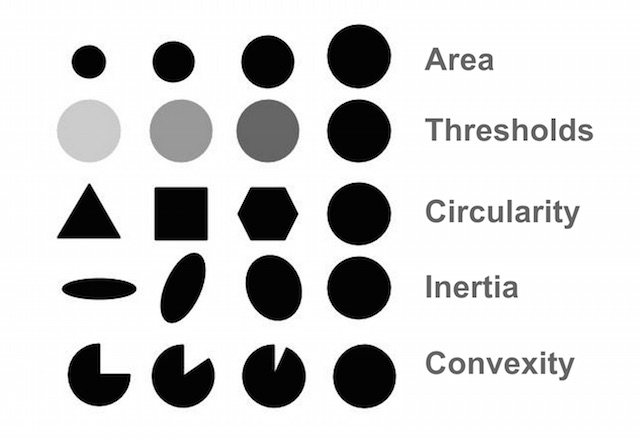
#> input picture blob2.jpg, 640 x 439 px, given in place of the camera
$ python detectmoments.py   (Python 2 division)   (older library calls are emulated)
#> lines starting #> are read from the running program, lines starting #| are printed output that depends on the picture; after the words box and inside, x2 and y2 are one past the last pixel; in counts of white or black regions, pixels touching at a corner belong together
import cv2
import numpy as np


def small(a, b, cent):
    if a[0] - cent[0] >= 0 > b[0] - cent[0]:
        return True
    if a[0] - cent[0] < 0 <= b[0] - cent[0]:
        return False
    if a[0] - cent[0] == 0 and b[0] - cent[0] == 0:
        if a[1] - cent[1] >= 0 or b[1] - cent[1] >= 0:
            return a[1] > b[1]
        return b[1] > a[1]

    det = (a[0] - cent[0]) * (b[1] - cent[1]) - (b[0] - cent[0]) * (a[1] - cent[1])
    if det < 0:
        return True
    if det > 0:
        return False

    d1 = (a[0] - cent[0]) * (a[0] - cent[0]) + (a[1] - cent[1]) * (a[1] - cent[1])
    d2 = (b[0] - cent[0]) * (b[0] - cent[0]) + (b[1] - cent[1]) * (b[1] - cent[1])
    return d1 > d2

# .........................................................................


def sort(l, c):
    for i in range(len(l)-1):
        j = i+1
        while j < len(l):
            if small(l[i][0], l[j][0], c):
                t = tuple(l[j][0])
                l[j][0] = l[i][0]
                l[i][0] = list(t)
            j += 1
    return l

cap = cv2.VideoCapture(0)
kernel = np.ones((3, 3), np.uint8)
fourcc = cv2.cv.CV_FOURCC('i','Y', 'U', 'V')
out = cv2.VideoWriter('output.mp4',fourcc, 20.0, (640,480))
f = 3.92
# w = 7
ar = 12.4/7.0

while True:
    _, img = cap.read()
#> img is the input picture: shape (439, 640, 3); min 0, max 255, mean 210.3
    im = img.copy()
    gray = img[:, :, 2]
    CX, CY = gray.shape
#> CX = 439; CY = 640
    CX /= 2
#> CX = 219
    gray = cv2.GaussianBlur(gray, (3, 3), 0)
    edged = cv2.Canny(gray, 10, 250)
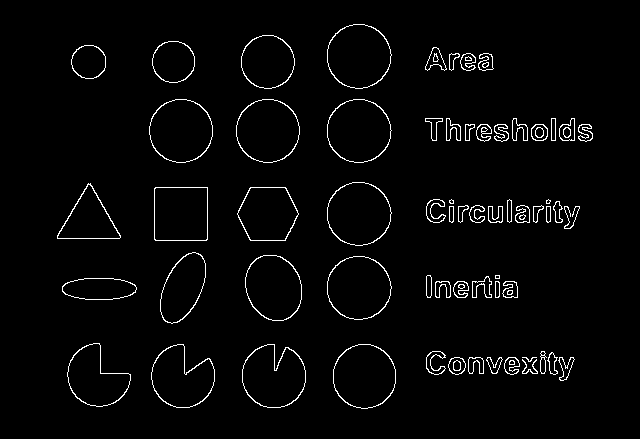
#> edged: shape (439, 640); 2.6% white in thin lines or dots, all inside (x1, y1, x2, y2) = (57, 24, 593, 409)
    kernel = cv2.getStructuringElement(cv2.MORPH_RECT, (7, 7))
    closed = cv2.morphologyEx(edged, cv2.MORPH_CLOSE, kernel)
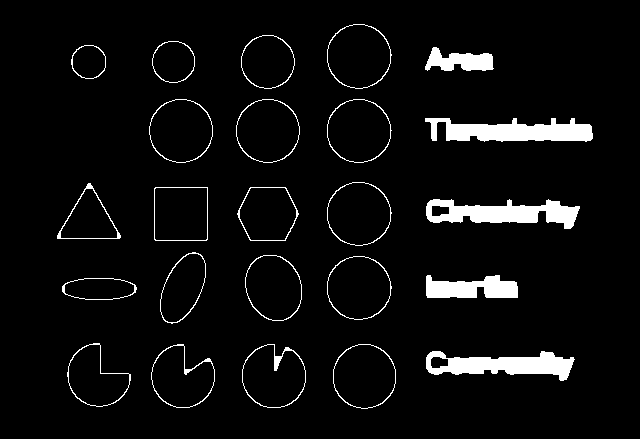
#> closed: shape (439, 640); 5.2% white; 24 white regions
    (cnts, _) = cv2.findContours(closed.copy(), cv2.RETR_EXTERNAL, cv2.CHAIN_APPROX_SIMPLE)
#> cnts = 24 contours; largest, box (x1, y1, x2, y2) and area: (327, 24, 392, 89) 3216, (327, 256, 392, 320) 3174, (327, 99, 392, 163) 3174, (327, 182, 392, 246) 3172, (333, 344, 396, 409) 3168
    if cnts:
        cnts = cv2.convexHull(cnts[0])
#> cnts = contour of 17 points, box (x1, y1, x2, y2) (426, 351, 575, 381), area 3666
    else:
        continue
    cv2.drawContours(img, [cnts], -1, (0, 0, 0))
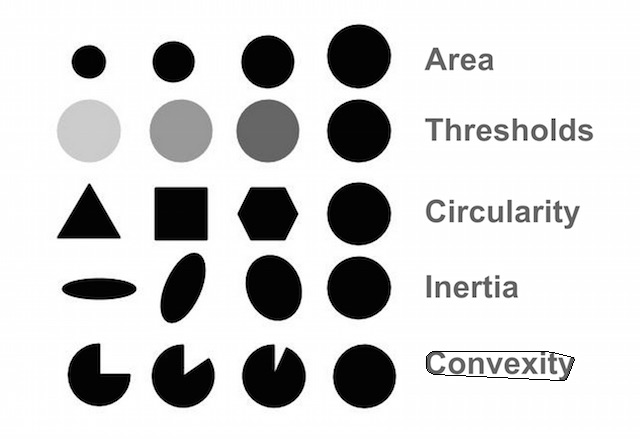
#> img: shape (439, 640, 3); 0.11% of pixels changed, all inside (x1, y1, x2, y2) = (426, 351, 575, 381)
    gray = cv2.cvtColor(img, cv2.COLOR_BGR2GRAY)
    _, thresh = cv2.threshold(gray, 5, 255, cv2.THRESH_BINARY_INV)
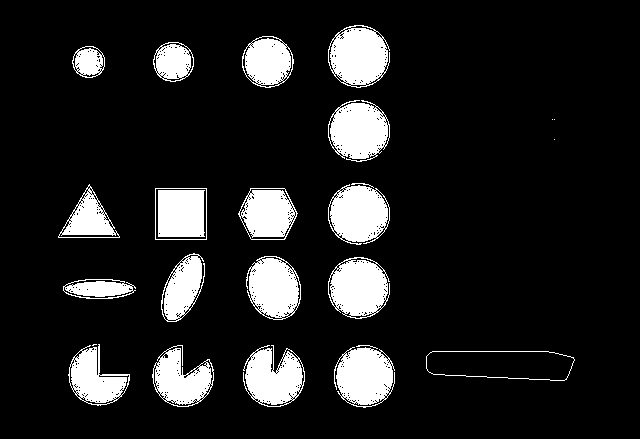
#> thresh: shape (439, 640); 12.7% white; 25 white regions (4 under 20 px), largest, box (x1, y1, x2, y2) and area: (328, 25, 390, 88) 2782, (328, 257, 390, 319) 2734, (328, 100, 390, 162) 2731
    edged = cv2.Canny(thresh, 10, 250)
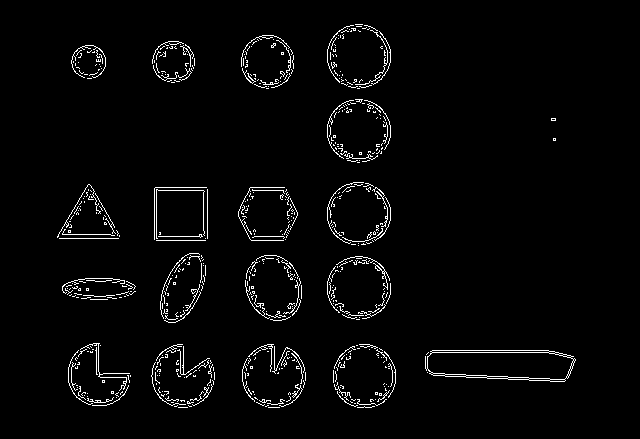
#> edged: shape (439, 640); 2.8% white in thin lines or dots, all inside (x1, y1, x2, y2) = (57, 24, 576, 408)
    closing = cv2.morphologyEx(edged, cv2.MORPH_CLOSE, kernel)
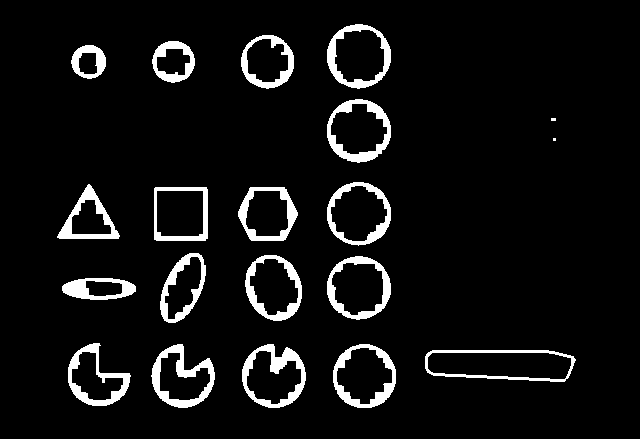
#> closing: shape (439, 640); 6.7% white; 20 white regions (2 under 20 px)
    (cnts, _) = cv2.findContours(closing.copy(), cv2.RETR_EXTERNAL, cv2.CHAIN_APPROX_SIMPLE)
#> cnts = 20 contours, 2 with area under 20; largest, box (x1, y1, x2, y2) and area: (425, 350, 576, 382) 3987, (327, 24, 391, 89) 3158, (327, 182, 391, 246) 3118, (333, 344, 396, 408) 3114, (327, 256, 391, 320) 3111
    for c in cnts:
        peri = cv2.arcLength(c, True)
        approx = cv2.approxPolyDP(c, 0.02 * peri, True)
        print len(approx)
        if len(approx) == 4:
            cv2.drawContours(im, approx, -1, (0, 255, 0), 20)
            center = ((approx[0][0][0]+approx[1][0][0]+approx[2][0][0]+approx[3][0][0])/4, (approx[0][0][1] +
                                                                                            approx[1][0][1] +
                                                                                            approx[2][0][1] +
                                                                                            approx[3][0][1])/4)
            cv2.circle(im, center, 2, (255, 0, 0), 2)
            # if np.abs(approx[1][0][0] - approx[0][0][0]) < 5 and np.abs(approx[2][0][0] - approx[3][0][0]) < 5 \
            #         and np.abs(approx[2][0][1] - approx[1][0][1]) < 5 and np.abs(approx[3][0][1] - approx[0][0][1]) < 5:
            points = sort(approx, center)
            h = ((points[0][0][1] - points[1][0][1]) + (points[3][0][1] - points[2][0][1])) / 2.0
            w = ((points[2][0][0] - points[1][0][0]) + (points[3][0][0] - points[0][0][0])) / 2.0
            W = int(h/ar)
            print h, w, W, points[0][0], points[1][0], points[2][0], points[3][0]
            if w <= W:
                theta2 = np.arccos(w/W)*180/np.pi
            else:
                theta2 = 0
            cv2.putText(im, str(theta2), (int(CX / 4), int(3 * CY / 4)), cv2.FONT_HERSHEY_SIMPLEX, 1, (0, 0, 0), 2)
#> this loop made 20 passes
#> (peri, points, h, w, W) on passes 11, 14, 15: (209.7, [[154, 239], [155, 187], [206, 187], [205, 240]], 52.5, 51, 29), (8, [[553, 140], [553, 138], [555, 138], [555, 140]], 2, 2, 1), (12, [[551, 120], [551, 118], [555, 118], [555, 120]], 2, 4, 1)
#> peri on passes 1 to 6: 342.1, 211.9, 228.7, 235, 220.4, 169.3
#| 5
#| 8
#| 10
#| 10
#| 9
#| 8
#| 8
#| 8
#> (further printed lines are left out)
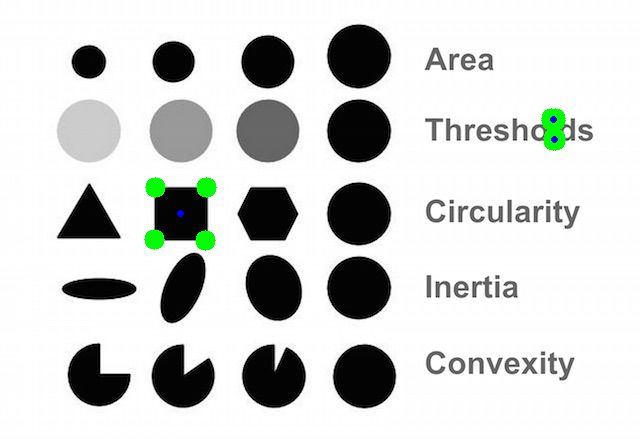
#> im: shape (439, 640, 3); 0.76% of pixels changed, all inside (x1, y1, x2, y2) = (144, 108, 566, 251)

    # #
    # # thresh = cv2.dilate(thresh, kernel, iterations=12)
    # # # cv2.imshow("kjbb", thresh)
    # # contours, _ = cv2.findContours(thresh, 1, 2)
    # # contours = cv2.convexHull(contours[0])
    # # M = cv2.moments(contours)
    # # cx = int(M['m10']/M['m00'])
    # # cy = int(M['m01']/M['m00'])
    # # cv2.drawContours(img, contours, -1, (0,0,0), 2)
    # # cv2.circle(img, (cx, cy), 2, (255, 0, 0), 2)
    # # x, y, w, h = cv2.boundingRect(contours)
    # # cv2.rectangle(img, (x, y), (x+w, y+h), (0, 0, 255), 2)
    # # theta1 = (abs(CX - cx)/100.0)*np.pi/180
    # # W = h/ar
    # # theta2 = np.arccos(w/W)
    # # print "center:", (cx, cy), h/(1.0*w)
    # # print "Theta 1:", theta1
    # # print "Theta 2:", theta2
    # # cv2.putText(img, "("+str(cx)+","+str(cy)+"), "+str(theta1)+", "+str(theta2), (int(CX/4), int(3*CY/4)), cv2.FONT_HERSHEY_SIMPLEX, 1, (0, 0, 0), 2)
    cv2.imshow("Img", im)
    cv2.imshow("Edges", closing)
    # out.write(img)
    cv2.waitKey(0)
    print "........................................."
    k = cv2.waitKey(1) & 0xFF
#> (key Esc is pressed here)
    if k == 27:
        break

cv2.destroyAllWindows()
cap.release()

$ run again, on elec3.jpg
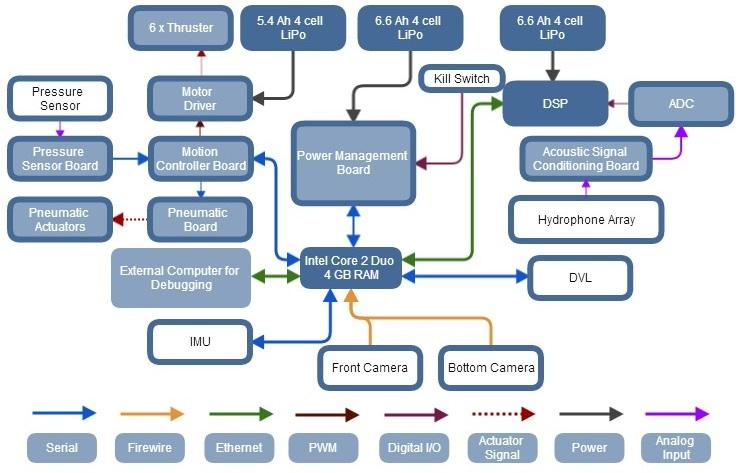
#> input picture elec3.jpg, 741 x 473 px, given in place of the camera
#> img is the input picture: shape (473, 741, 3); mean B, G, R 224.6, 215.1, 206.2
#> `edged = cv2.Canny(gray, 10, 250)`:
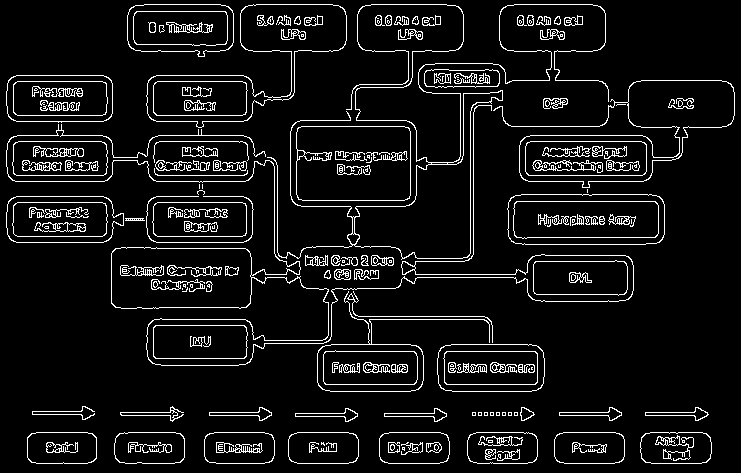
#> edged: shape (473, 741); 7.6% white in thin lines or dots
#> closed: shape (473, 741); 21.7% white; 34 white regions
#> `(cnts, _) = cv2.findContours(closed.copy(), cv2.RETR_EXTERNAL, cv2.CHA..`: cnts = 17 contours; largest, box (x1, y1, x2, y2) and area: (6, 4, 735, 392) 141936, (640, 432, 712, 464) 2096, (554, 432, 625, 464) 2088, (288, 432, 359, 464) 2086, (467, 432, 538, 464) 2084
#> `cnts = cv2.convexHull(cnts[0])`: cnts = contour of 16 points, box (x1, y1, x2, y2) (640, 432, 712, 464), area 2112
#> img: shape (473, 741, 3); 0.05% of pixels changed, all inside (x1, y1, x2, y2) = (640, 432, 712, 464)
#> thresh: shape (473, 741); 0.09% white in thin lines or dots, all inside (x1, y1, x2, y2) = (34, 74, 712, 464)
#> closing: shape (473, 741); 0.57% white; 23 white regions (7 under 20 px)
#> `(cnts, _) = cv2.findContours(closing.copy(), cv2.RETR_EXTERNAL, cv2.CH..`: cnts = 23 contours, 12 with area under 20; largest, box (x1, y1, x2, y2) and area: (639, 431, 713, 465) 2305, (42, 88, 74, 111) 271, (334, 362, 396, 373) 215, (492, 362, 511, 373) 99, (456, 73, 477, 84) 94
#> the loop `for c in cnts:` made 23 passes
#> (peri, points, h, w, W) on passes 2, 4, 12: (8, [[471, 372], [471, 370], [473, 370], [473, 372]], 2, 2, 1), (20, [[519, 372], [519, 364], [521, 364], [521, 372]], 8, 2, 4), (28, [[570, 282], [570, 272], [574, 272], [574, 282]], 10, 4, 5)
#> (printed output is left out)
#> after the loop `for c in cnts:`:
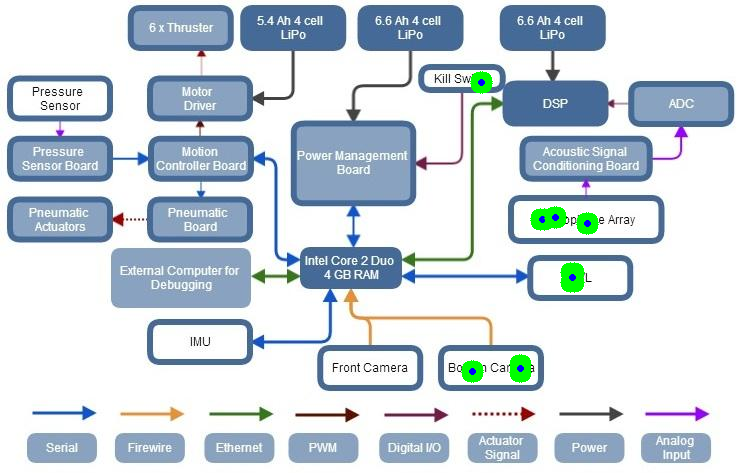
#> im: shape (473, 741, 3); 0.87% of pixels changed, all inside (x1, y1, x2, y2) = (461, 71, 599, 383)

$ run again, on mech1.jpg
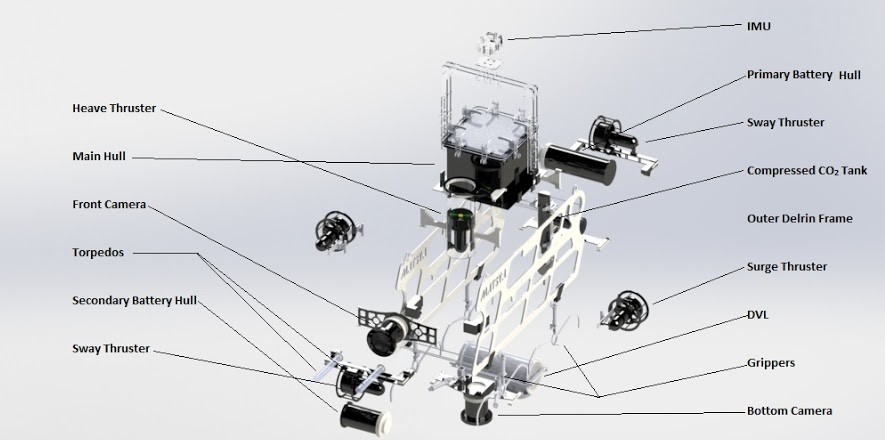
#> input picture mech1.jpg, 885 x 440 px, given in place of the camera
#> img is the input picture: shape (440, 885, 3); mean B, G, R 217.9, 214.6, 213.6
#> closed: shape (440, 885); 13% white; 8 white regions (1 under 20 px)
#> `(cnts, _) = cv2.findContours(closed.copy(), cv2.RETR_EXTERNAL, cv2.CHA..`: cnts = 8 contours, 1 with area under 20; largest, box (x1, y1, x2, y2) and area: (72, 61, 867, 440) 59878, (600, 261, 827, 332) 2264, (315, 210, 364, 254) 1414, (482, 22, 771, 55) 1000, (646, 117, 824, 144) 766, (747, 213, 853, 224) 746, (73, 247, 124, 259) 355
#> `cnts = cv2.convexHull(cnts[0])`: cnts = [[511, 403], [511, 405], [507, 405], [507, 403]]
#> img: shape (440, 885, 3); under 0.01% of pixels changed, all inside (x1, y1, x2, y2) = (507, 403, 512, 406)
#> thresh: shape (440, 885); 0.84% white in thin lines or dots, all inside (x1, y1, x2, y2) = (74, 23, 866, 425)
#> closing: shape (440, 885); 3.2% white; 140 white regions (79 under 20 px)
#> `(cnts, _) = cv2.findContours(closing.copy(), cv2.RETR_EXTERNAL, cv2.CH..`: cnts = 140 contours, 100 with area under 20; largest, box (x1, y1, x2, y2) and area: (443, 153, 533, 210) 1931, (610, 290, 649, 327) 559, (545, 148, 606, 169) 474, (621, 406, 794, 415) 419, (316, 215, 355, 246) 380
#> the loop `for c in cnts:` made 140 passes
#> (peri, points, h, w, W) on passes 1, 8, 9: (8, [[485, 420], [485, 418], [487, 418], [487, 420]], 2, 2, 1), (8, [[317, 397], [317, 395], [319, 395], [319, 397]], 2, 2, 1), (8, [[479, 396], [479, 394], [481, 394], [481, 396]], 2, 2, 1)
#> (printed output is left out)
#> after the loop `for c in cnts:`:
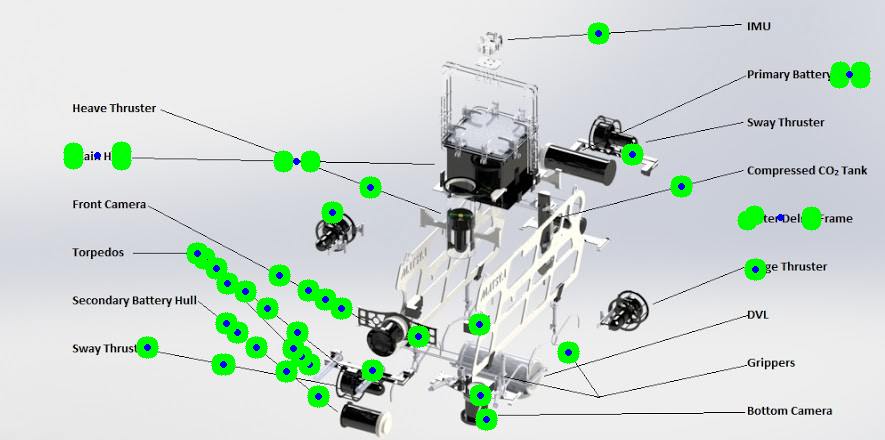
#> im: shape (440, 885, 3); 4.09% of pixels changed, all inside (x1, y1, x2, y2) = (63, 22, 871, 431)
